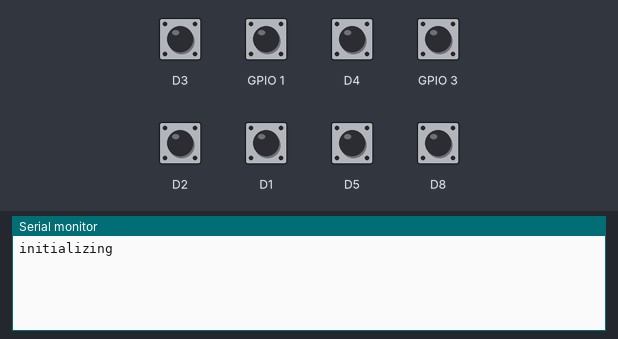
Recording of a sketch running on a simulated ESP8266 (NodeMCU). Parts: the last lines printed to the serial monitor. The inputs (shaded band) are chosen by the test bench; at power-on: D1–5, D8, GPIO 1, GPIO 3 HIGH.

Above: at 1.2 s.
1.3 s: D3 pulled LOW for 0.15 s
At 2.2 s:
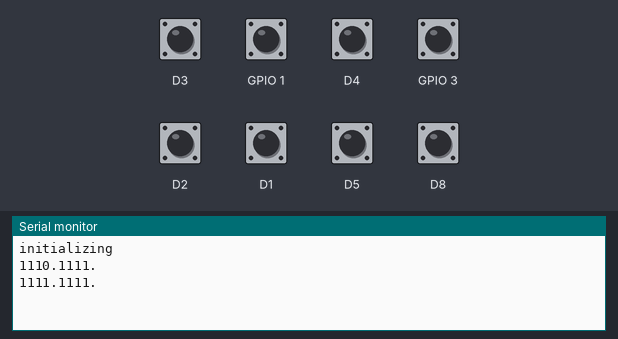
3.0 s: GPIO 1 pulled LOW for 0.15 s
At 3.5 s:
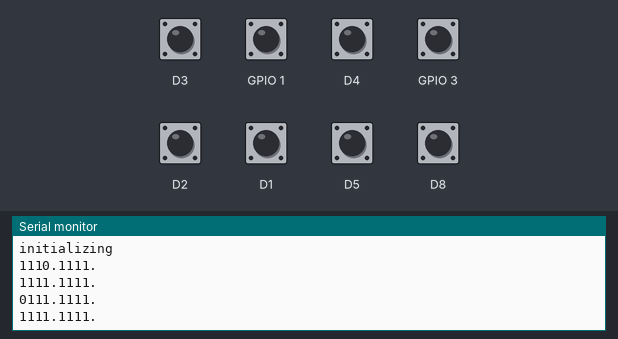
4.6 s: D4 pulled LOW for 0.15 s
At 5.9 s:
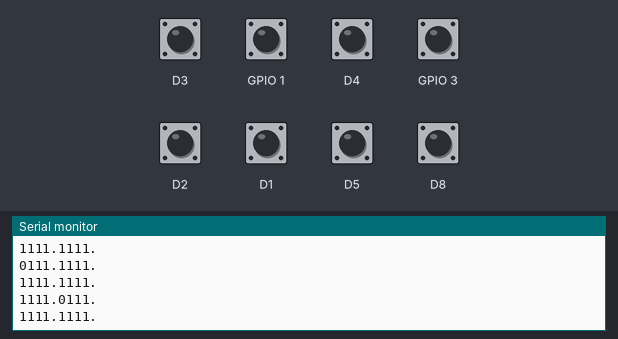
6.2 s: GPIO 3 pulled LOW for 0.15 s
At 7.3 s:
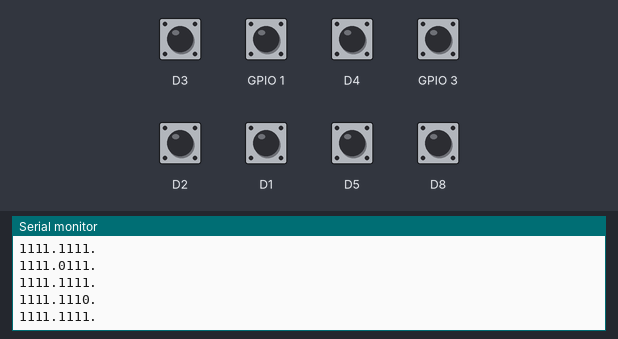
7.8 s: D2 pulled LOW for 0.15 s
At 8.5 s:
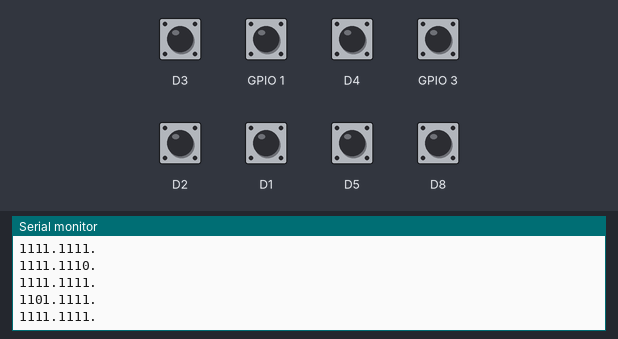
9.4 s: D1 pulled LOW for 0.15 s
At 11.0 s:
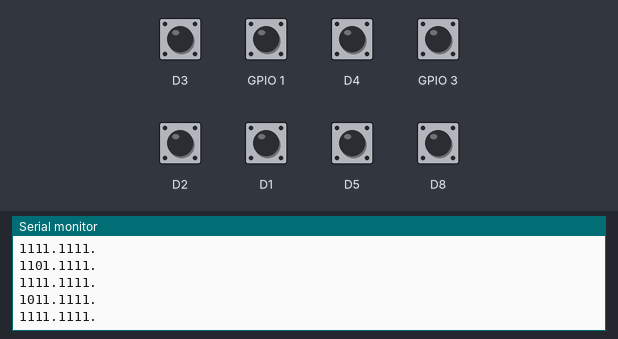
Timing chart, 0 to 12.0 s (numbered marks = the images above; inputs shaded):
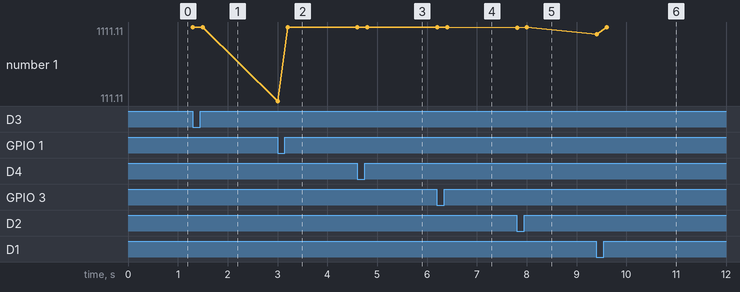

Measured:
- after the input at 1.3 s, the serial monitor: prints a new line at once (image 1)
- after the input at 3.0 s, the serial monitor: prints a new line at once (image 2)
- after the input at 4.6 s, the serial monitor: prints a new line at once (image 3)
- after the input at 6.2 s, the serial monitor: prints a new line at once (image 4)
- after the input at 7.8 s, the serial monitor: prints a new line at once (image 5)
- after the input at 9.4 s, the serial monitor: prints a new line at once (image 6)

The sketch:

bb_master.ino
```cpp
#define SW0 D10
#define SW1 D1
#define SW2 D2
#define SW3 D3
#define SW4 D4
#define SW5 D5
#define B1 D8
#define B2 D9

uint inputs[] {
  SW0,
  SW1,
  SW2,
  SW3,
  SW4,
  SW5,
  B1,
  B2
};
#define SIZE 8
int states[SIZE];

template <typename T>
uint len_of(T list){
  return sizeof(list); // / sizeof(T);
}

void setup() {
  // initalize all as INPUT_PULLUP
  for (auto i : inputs){
    pinMode(i, INPUT_PULLUP);
  }

  for (int n  = 0; n < SIZE; n++) {
    auto i = inputs[n];
    int v = digitalRead(i);
    states[n] = v;
  }

  Serial.begin(9600);
  Serial.println("initializing");
}

void loop() {
  int n = 0;

  bool reprint = false;
  for (int n =0 ; n < SIZE; n++) {
    auto i = inputs[n];
    int v = digitalRead(i);
    if (states[n] != v){
      reprint = true;
    }
    states[n] = v;
  }

  if (reprint){
    for (int n =0 ; n < SIZE; n++){
      Serial.print(states[n]);
      if ((n+1) % 4 == 0){
        Serial.print('.');
      }
    }
    Serial.println();
  }
  delay(100);
}
```
